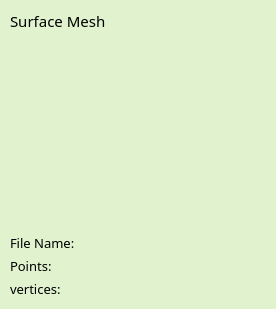
         <widget class="QWidget" name="viewer_surface_widget" native="true">
          <property name="sizePolicy">
           <sizepolicy hsizetype="Expanding" vsizetype="Expanding">
            <horstretch>4</horstretch>
            <verstretch>4</verstretch>
           </sizepolicy>
          </property>
          <property name="styleSheet">
           <string notr="true">background-color: #E0F2CE;
border-radius: 15px;</string>
          </property>
          <layout class="QVBoxLayout" name="verticalLayout_2">
           <property name="spacing">
            <number>5</number>
           </property>
           <property name="leftMargin">
            <number>10</number>
           </property>
           <property name="topMargin">
            <number>10</number>
           </property>
           <property name="rightMargin">
            <number>10</number>
           </property>
           <item>
            <widget class="QLabel" name="surfaceMeshLabel">
             <property name="font">
              <font>
               <family>Alwyn</family>
               <pointsize>11</pointsize>
              </font>
             </property>
             <property name="styleSheet">
              <string notr="true">QLabel {
    color: #000000;                  /* Black text */
    background: transparent;         /* No background */
    border: none;                    /* No border */
	qproperty-alignment: 'AlignLeft | AlignVCenter';
}</string>
             </property>
             <property name="text">
              <string>Surface Mesh</string>
             </property>
            </widget>
           </item>
           <item>
            <widget class="QVTKRenderWindowInteractor" name="stlView">
             <property name="styleSheet">
              <string notr="true">QVTKRenderWindowInteractor {
    background-color: #D3D3D3;  
    border: 3px solid #121212;  /* Light gray border */
}
</string>
             </property>
             <property name="frameShadow">
              <enum>QFrame::Shadow::Sunken</enum>
             </property>
            </widget>
           </item>
           <item>
            <widget class="QLabel" name="stlFileNameLabel">
             <property name="font">
              <font>
               <family>AlwynNewRounded-Regular</family>
               <pointsize>10</pointsize>
              </font>
             </property>
             <property name="styleSheet">
              <string notr="true">QLabel {
    color: #000000;                  /* Black text */
    background: transparent;         /* No background */
    border: none;                    /* No border */
	qproperty-alignment: 'AlignLeft | AlignVCenter';
}</string>
             </property>
             <property name="text">
              <string>File Name: </string>
             </property>
            </widget>
           </item>
           <item>
            <widget class="QLabel" name="stlPointsLabel">
             <property name="font">
              <font>
               <family>AlwynNewRounded-Regular</family>
               <pointsize>10</pointsize>
              </font>
             </property>
             <property name="styleSheet">
              <string notr="true">QLabel {
    color: #000000;                  /* Black text */
    background: transparent;         /* No background */
    border: none;                    /* No border */
	qproperty-alignment: 'AlignLeft | AlignVCenter';
}</string>
             </property>
             <property name="text">
              <string>Points: </string>
             </property>
            </widget>
           </item>
           <item>
            <widget class="QLabel" name="stlVerticesLabel">
             <property name="font">
              <font>
               <family>AlwynNewRounded-Regular</family>
               <pointsize>10</pointsize>
              </font>
             </property>
             <property name="styleSheet">
              <string notr="true">QLabel {
    color: #000000;                  /* Black text */
    background: transparent;         /* No background */
    border: none;                    /* No border */
	qproperty-alignment: 'AlignLeft | AlignVCenter';
}</string>
             </property>
             <property name="text">
              <string>vertices: </string>
             </property>
            </widget>
           </item>
          </layout>
         </widget>
